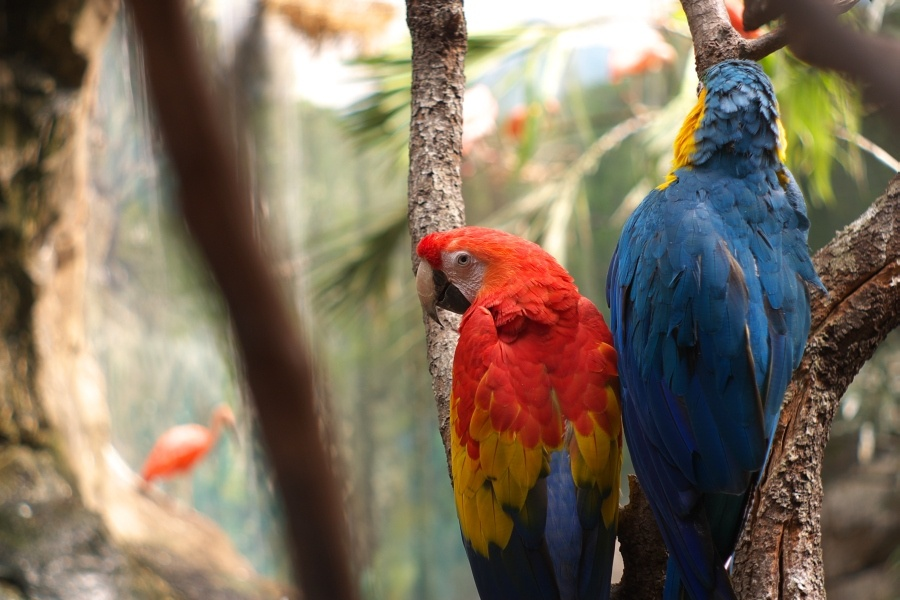
%> input picture FC_LAB0/faunia.jpg, 900 x 600 px
$ octave Ej2.m   (GNU Octave 9; MATLAB toolbox functions it lacks are replaced by stand-ins)
%> lines starting %> are read from the running program, lines starting %| are printed output that depends on the picture
faunia = imread("faunia.jpg");
%> faunia is the input picture: size 600x900x3 uint8; mean R, G, B 126.4, 111.8, 93.9

figure
subplot(2, 2, 4)
imshow(faunia);
subplot(2, 2, 1);
imshow(faunia(:,:,1))
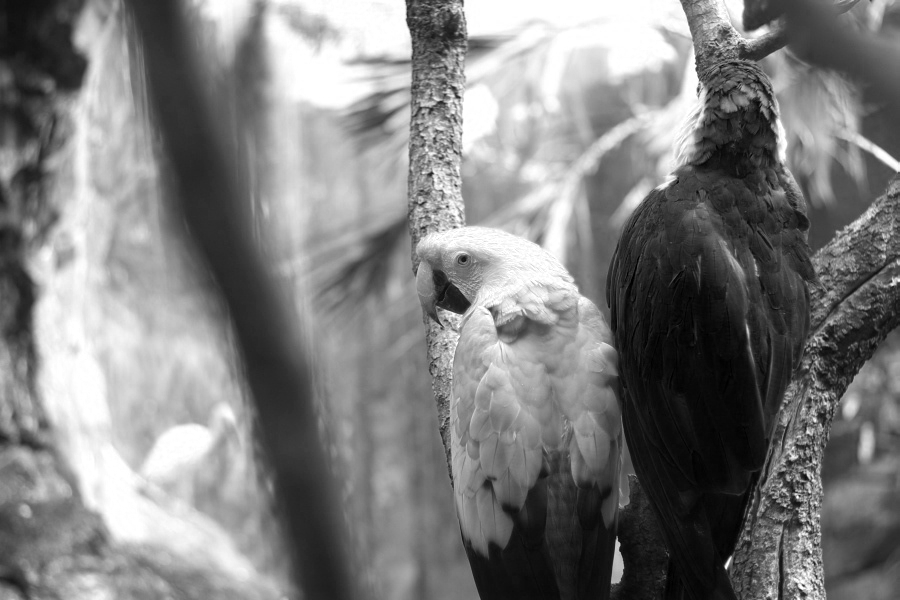
%> displayed picture: size 600x900, on the screen's scale of 0 to 255; min 0, max 255, mean 126.4
subplot(2, 2, 2);
imshow(faunia(:,:,2))
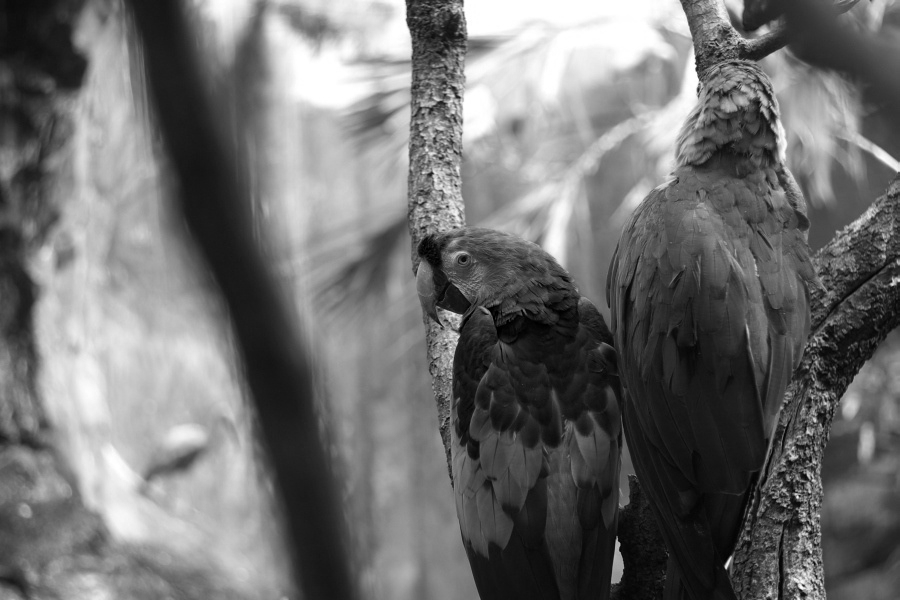
%> displayed picture: size 600x900, on the screen's scale of 0 to 255; min 0, max 255, mean 111.8
subplot(2, 2, 3);
imshow(faunia(:,:,3))
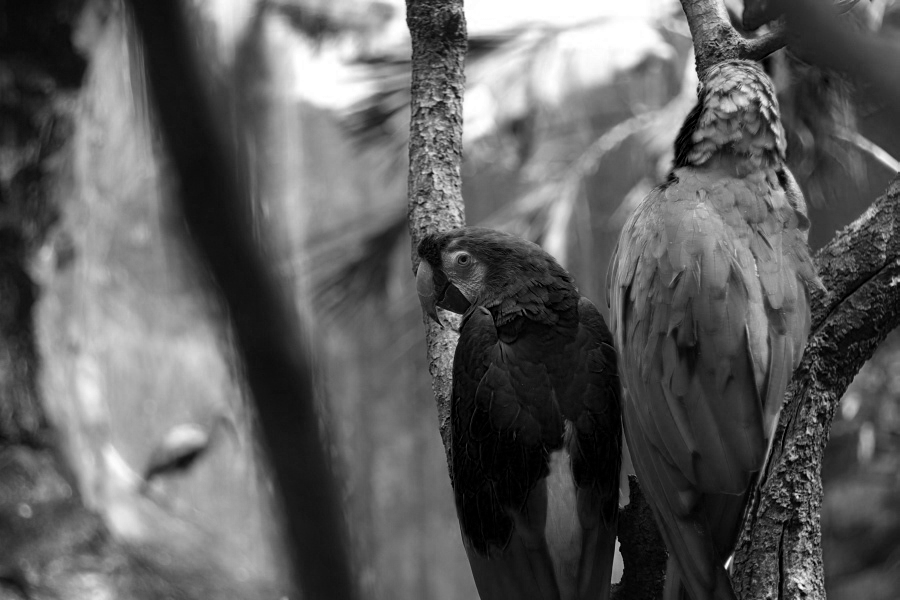
%> displayed picture: size 600x900, on the screen's scale of 0 to 255; min 0, max 255, mean 93.9
close all
figure
imshow(faunia(:,:,[2 3 1]))
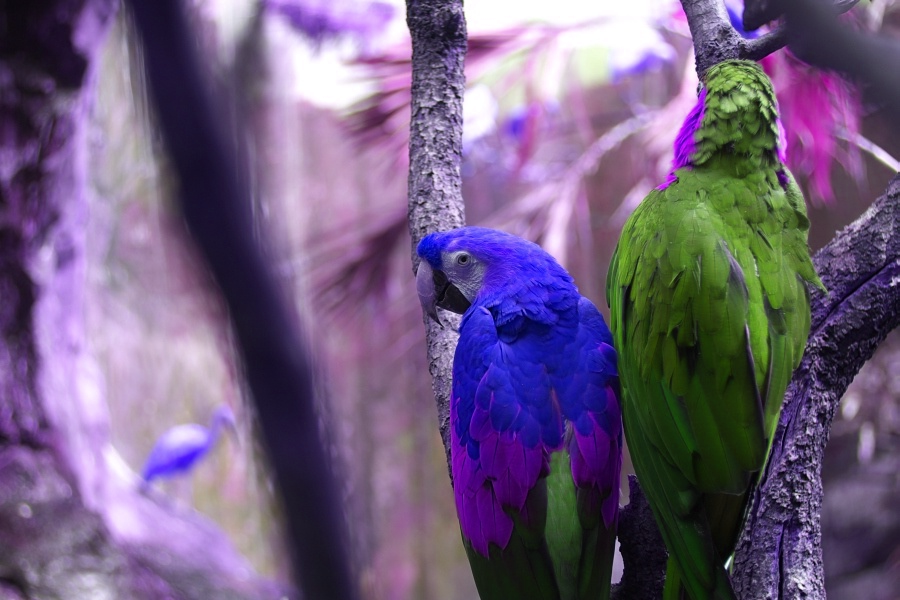
%> displayed picture: size 600x900x3, on the screen's scale of 0 to 255; mean R, G, B 111.8, 93.9, 126.4

$ run again, with FC_LAB0/faro.jpg copied over FC_LAB0/faunia.jpg
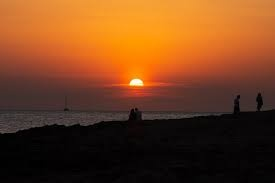
%> input picture FC_LAB0/faro.jpg, 275 x 183 px
%> faunia is the input picture: size 183x275x3 uint8; mean R, G, B 116.6, 65.3, 29.7
%> `imshow(faunia(:,:,3))`:
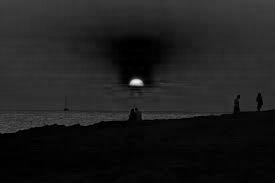
%> displayed picture: size 183x275, on the screen's scale of 0 to 255; min 0, max 243, mean 29.7
%> `imshow(faunia(:,:,[2 3 1]))`:
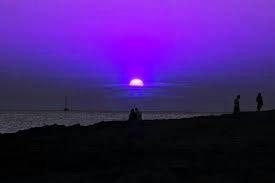
%> displayed picture: size 183x275x3, on the screen's scale of 0 to 255; mean R, G, B 65.3, 29.7, 116.6

$ run again, with FC_LAB0/playa.jpg copied over FC_LAB0/faunia.jpg
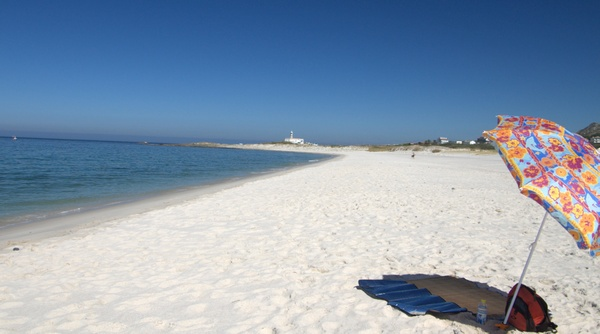
%> input picture FC_LAB0/playa.jpg, 600 x 334 px
%> faunia is the input picture: size 334x600x3 uint8; mean R, G, B 136.6, 154.6, 174.9
%> `imshow(faunia(:,:,3))`:
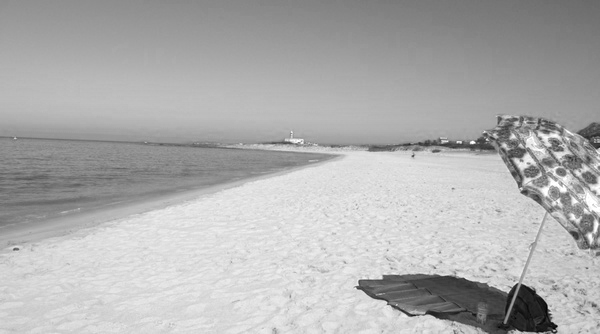
%> displayed picture: size 334x600, on the screen's scale of 0 to 255; min 0, max 255, mean 174.9
%> `imshow(faunia(:,:,[2 3 1]))`:
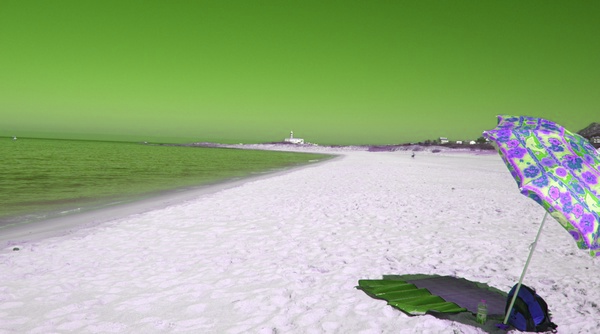
%> displayed picture: size 334x600x3, on the screen's scale of 0 to 255; mean R, G, B 154.6, 174.9, 136.6
